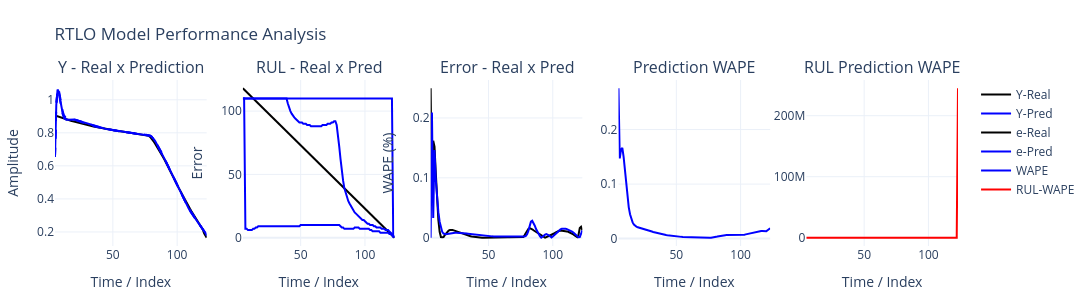

Notebook code for this chart:
### Markdown cell above
Erro: 0.019092593340711093 parameters:  [4, 20, 1, 0.01, 0.01, 1e-05, 2]\

### Code cell
nI,nR,nO,N1,N2,N3,τ= params
ηS = [N1,N2,N3]
X,Y = prepare_data(sig,n=nI,m=nO)
rnn = RTLO(nI,nR,nO,ηS,τ)
rnn.ref = len(sig)-nI
for i in range(len(X[:])):
    #rnn.PredRul(x=X[i],store=True)
    rnn.PredRulIntr(x=X[i],store=True)
    rnn.fit(X[i],Y[i],start=0,store=True)
#print(.wR[0])


print(rnn.εY)  
print(rnn.rWAPE[-1])      
PlotPredErrorPLY(rnn,w=1500)
